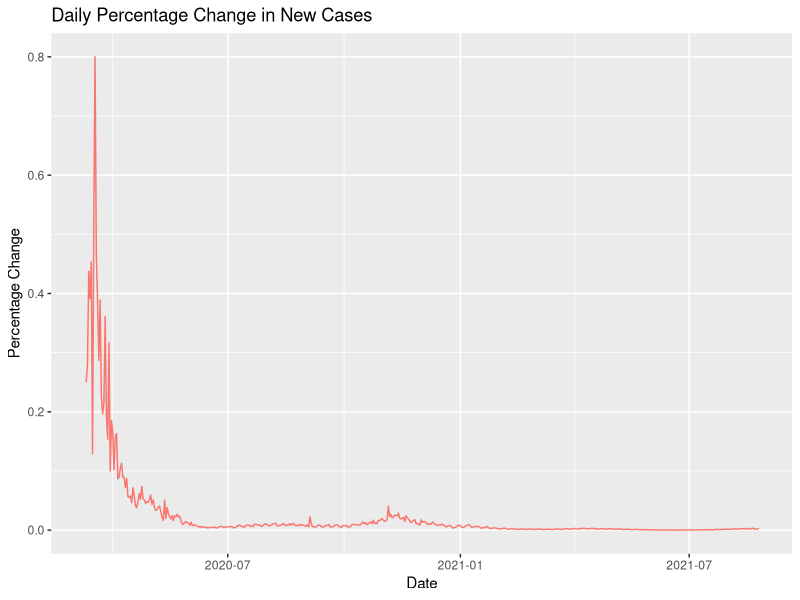
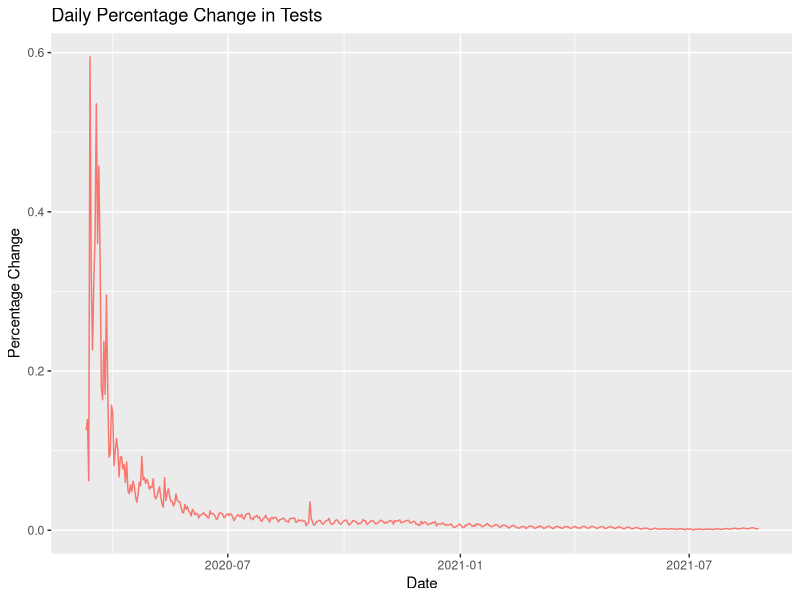
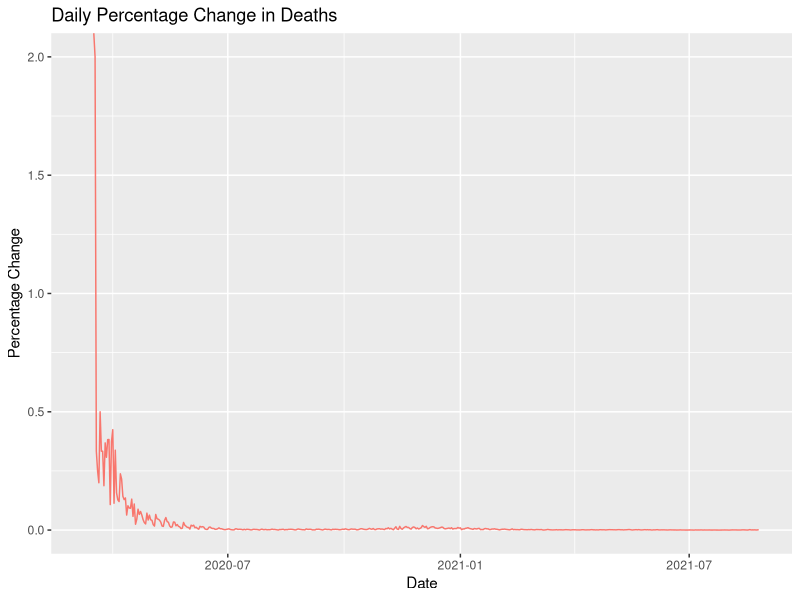

R code for these plots, in order:
#This is a script for introducing scripts
#Created by: Ethan Rahman
#Created on: 08/25

rm(list=ls())

library(tidyverse)
library(readr)


#Function####
DIF <- function(x){
  return(x - lag(x))
}

covidIL <- read_csv("Data/ILCovid19.csv", 
                      col_types = cols(Date = col_date(format = "%m/%d/%Y")))
covidIL <- covidIL %>%
  mutate(new_cases = DIF(Cases),
         new_tests = DIF(Tests),
         new_deaths= DIF(Deaths))
covidIL <- covidIL %>%
  mutate(pc_cases = new_cases/lag(Cases),
         pc_tests = new_tests/lag(Tests),
         pc_deaths= new_deaths/lag(Deaths))
(covidIL)

# plot(covidIL$Date, 
#      covidIL$pc_cases,
#      main="Percent Cases",
#      xlab="",
#      ylab="",
#      type ="l")

plot1 <-ggplot(data= covidIL, 
               aes(x = Date, y = pc_cases, color = 'Red')) +
  geom_line() + 
  labs(title = 'Daily Percentage Change in New Cases',
       x = 'Date',
       y = 'Percentage Change',) + 
  theme(legend.position = "none")
show(plot1)

plot2 <-ggplot(data= covidIL, 
               aes(x = Date, y = pc_tests, color = 'Blue')) +
  geom_line() + 
  labs(title = 'Daily Percentage Change in Tests',
       x = 'Date',
       y = 'Percentage Change') + 
  theme(legend.position = "none")
show(plot2)

plot3 <-ggplot(data= covidIL, 
               aes(x = Date, y = pc_deaths, color = 'orange')) +
  geom_line() + 
  labs(title = 'Daily Percentage Change in Deaths',
       x = 'Date',
       y = 'Percentage Change',
       ) + 
  theme(legend.position = "none")

show(plot3)
